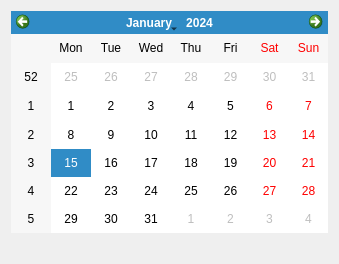
<?xml version="1.0" encoding="UTF-8"?>
<ui version="4.0">
 <class>Dialog</class>
 <widget class="QDialog" name="Dialog">
  <property name="geometry">
   <rect>
    <x>0</x>
    <y>0</y>
    <width>339</width>
    <height>264</height>
   </rect>
  </property>
  <property name="windowTitle">
   <string>Calendario</string>
  </property>
  <layout class="QGridLayout" name="gridLayout">
   <item row="0" column="0">
    <widget class="QCalendarWidget" name="Calendario"/>
   </item>
   <item row="1" column="0">
    <widget class="QLabel" name="data">
     <property name="alignment">
      <set>Qt::AlignCenter</set>
     </property>
    </widget>
   </item>
  </layout>
 </widget>
 <resources/>
 <connections>
  <connection>
   <sender>Calendario</sender>
   <signal>selectionChanged()</signal>
   <receiver>Calendario</receiver>
   <slot>showSelectedDate()</slot>
   <hints>
    <hint type="sourcelabel">
     <x>62</x>
     <y>18</y>
    </hint>
    <hint type="destinationlabel">
     <x>65</x>
     <y>18</y>
    </hint>
   </hints>
  </connection>
 </connections>
</ui>
